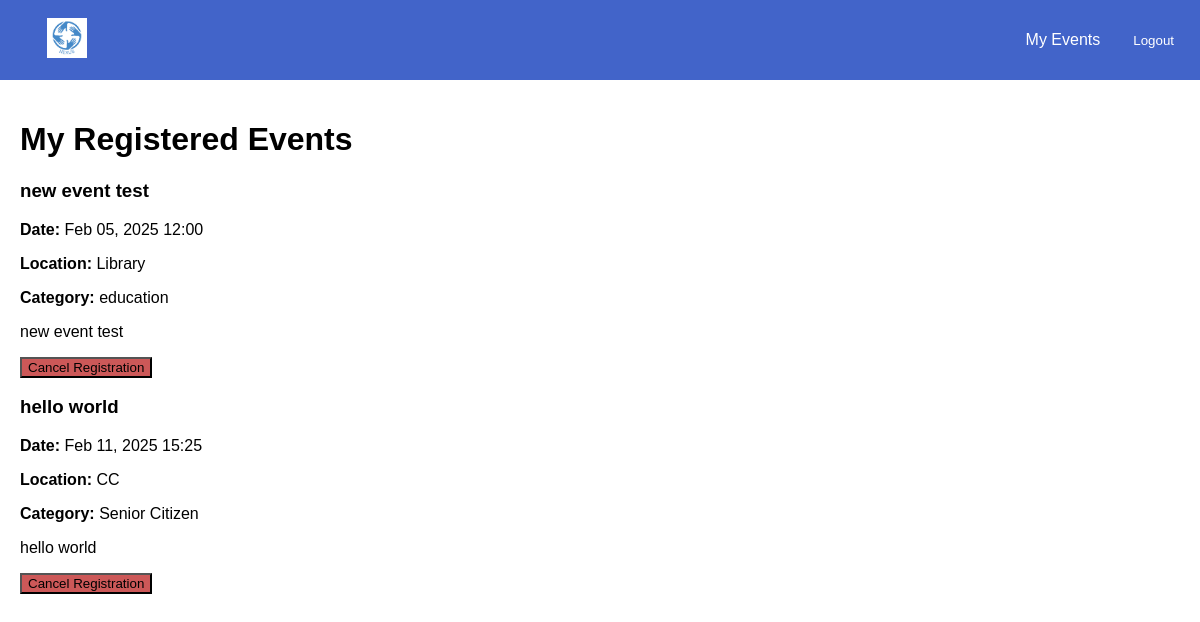
Page /events/my-events/ (signed in) on the earlier database version.
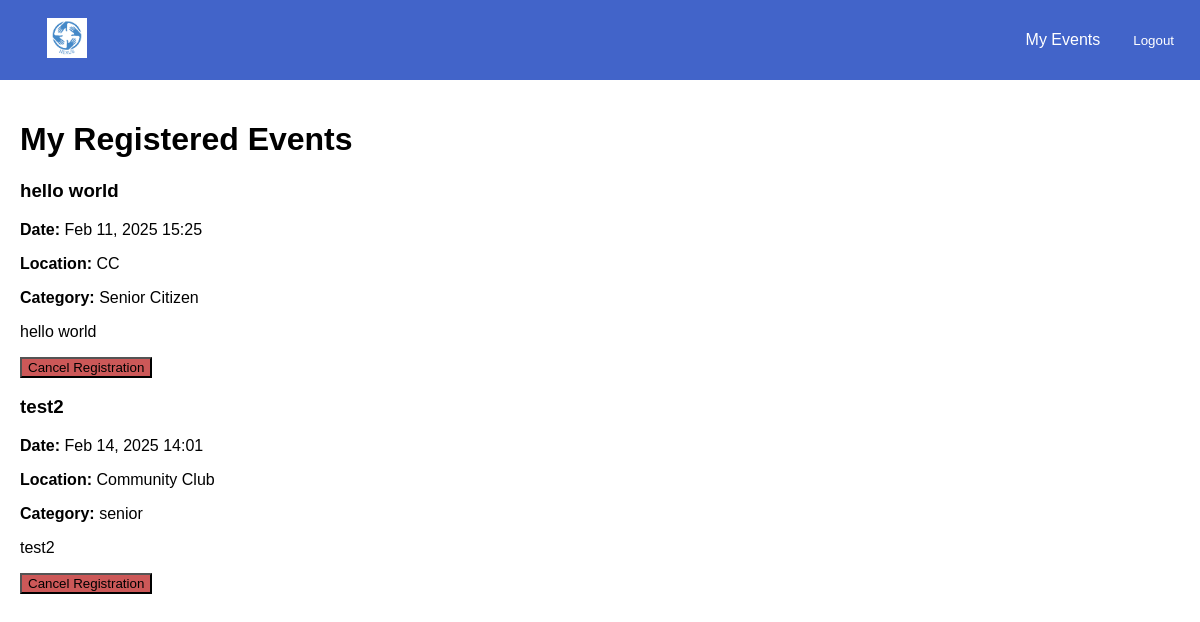
Same page on the later database version.
### events/models.py (models this page shows, shortened)
class VolunteerEvent(models.Model):
    STATUS_CHOICES = [
        ('Registered', 'Registered'),
        ('Waiting List', 'Waiting List'),
    ]
    event = models.ForeignKey(Event, on_delete=models.CASCADE, related_name="registered_volunteers")
    volunteer = models.ForeignKey(settings.AUTH_USER_MODEL, on_delete=models.CASCADE, related_name="registered_events")
    registered_at = models.DateTimeField(auto_now_add=True)
    status = models.CharField(max_length=20, choices=STATUS_CHOICES, default='Registered')
    class Meta:
        unique_together = ('event', 'volunteer')  # Prevent duplicate registrations

class Event(models.Model):
    CATEGORY_CHOICES = [
        ('Education', 'Education'),
        ('Social Development', 'Social Development'),
        ('Senior Citizen', 'Senior Citizen'),
    ]
    organisation = models.ForeignKey(settings.AUTH_USER_MODEL, on_delete=models.CASCADE)
    name = models.CharField(max_length=255)
    description = models.TextField()
    date = models.DateTimeField()
    location = models.CharField(max_length=255)
    volunteers_needed = models.PositiveIntegerField()
    roles_responsibilities = models.TextField()
    category = models.CharField(max_length=50, choices=CATEGORY_CHOICES, blank=False, default='Education')

### events/views.py (the view)
# urls.py: path('my-events/', views.volunteer_events, name='volunteer_events'),
@login_required
def volunteer_events(request):
    registered_events = VolunteerEvent.objects.filter(volunteer=request.user, status='registered')
    waitlisted_events = VolunteerEvent.objects.filter(volunteer=request.user, status='waiting_list')
    return render(request, 'events/volunteer_events.html', {
        'registered_events': registered_events,
        'waitlisted_events': waitlisted_events
    })

### events/templates/events/volunteer_events.html (shortened to what this page needs)
{% extends 'base.html' %}
{% block content %}
    <h1>My Registered Events</h1>
    {% if registered_events %}
        {% for registration in registered_events %}
            <div class="event-card">
                <h3>{{ registration.event.name }}</h3>
                <p><strong>Date:</strong> {{ registration.event.date|date:"M d, Y H:i" }}</p>
                <p><strong>Location:</strong> {{ registration.event.location }}</p>
                <p><strong>Category:</strong> {{ registration.event.category }}</p>
                <p>{{ registration.event.description }}</p>
                <form action="{% url 'events:cancel_registration' registration.event.id %}" method="post">
                    <button type="submit" style="background-color: rgb(204, 88, 88);">Cancel Registration</button>
                </form>
            </div>
        {% endfor %}
    {% else %}
        <p>You haven't registered for any events yet.</p>
    {% endif %}
{% endblock %}

### templates/base.html (shortened to what this page needs)
{% load static %}
<!DOCTYPE html>
<html lang="en">
<head>
</head>
<body>
<div class="navbar">
    {% load static %}
    <a href="{% if request.user.user_type == 'organisation' %}{% url 'events:organisation_dashboard' %}{% else %}{% url 'events:volunteer_dashboard' %}{% endif %}">
        <img src="{% static 'images/Nexus_logo.png' %}" alt="Logo" style="height: 40px;">
    <div class="navbar-right">
        <a href="{% if request.user.user_type == 'organisation' %}{% url 'events:organisation_events' %}{% else %}{% url 'events:volunteer_events' %}{% endif %}">My Events</a>
        <form action="{% url 'logout' %}" method="post" style="display:inline;">
            <button type="submit" style="background:none; border:none; color:white; cursor:pointer;">Logout</button>
        </form>
    </div>
</div>
<div class="content">
    {% block content %}
    {% endblock %}
</div>
</body>
</html>

### templates/base.html (style rules this page uses)
body { margin: 0; font-family: Arial, sans-serif; }
.navbar { display: flex; justify-content: space-between; align-items: center; background-color: #4264c9; padding: 10px 20px; }
.navbar img { height: 40px; cursor: pointer; }
.navbar a { color: rgb(255, 255, 255); text-decoration: none; margin: 0 15px; padding: 8px 12px; border-radius: 5px; }
.navbar-right { display: flex; align-items: center; }
.content { padding: 20px; }

Differences in the rows shown:
removed VolunteerEvent: event.name "new event test", event "Feb 05, 2025 12:00", event.location "Library", event.category "education", event.description "new event test"
added VolunteerEvent: event.name "test2", event "Feb 14, 2025 14:01", event.location "Community Club", event.category "senior", event.description "test2"
